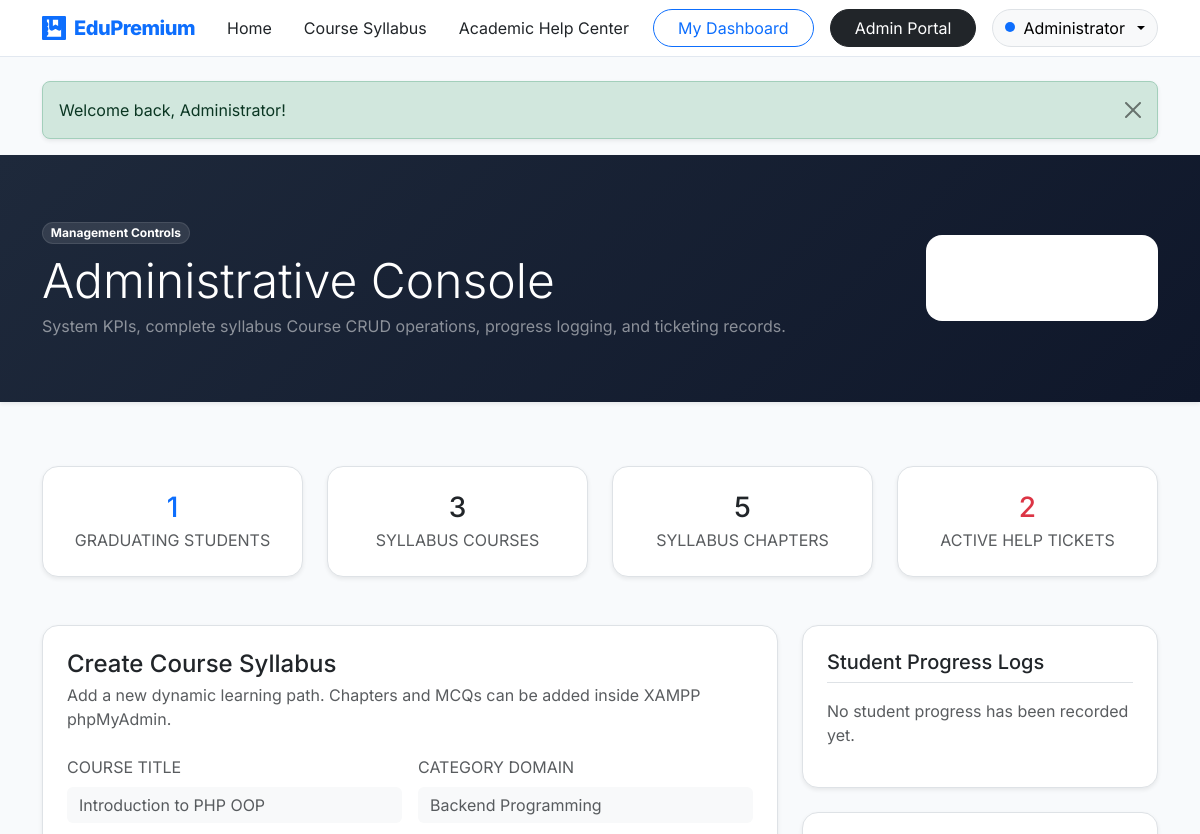
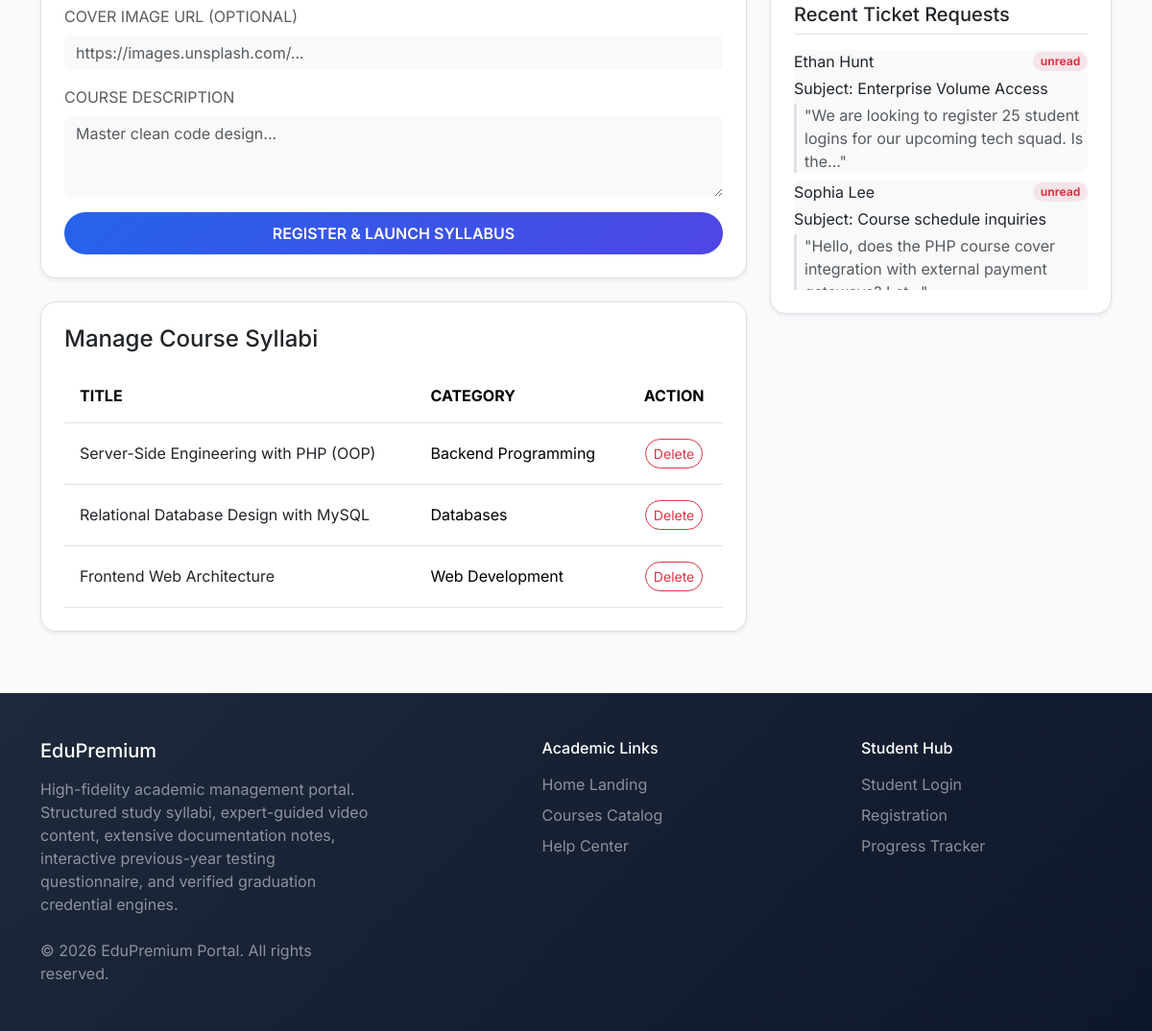
Screenshot of /admin.php (signed in) with the database file from the repository (2 pictures, top to bottom).
### tables this page shows
CREATE TABLE IF NOT EXISTS `courses` (
  `id` INT AUTO_INCREMENT PRIMARY KEY,
  `title` VARCHAR(255) NOT NULL,
  `description` TEXT NOT NULL,
  `image` VARCHAR(255) DEFAULT 'https://images.unsplash.com/photo-1516321318423-f06f85e504b3?auto=format&fit=crop&w=600&q=80',
  `category` VARCHAR(100) NOT NULL,
  `created_at` TIMESTAMP DEFAULT CURRENT_TIMESTAMP
);

CREATE TABLE IF NOT EXISTS `contact_messages` (
  `id` INT AUTO_INCREMENT PRIMARY KEY,
  `name` VARCHAR(100) NOT NULL,
  `email` VARCHAR(150) NOT NULL,
  `subject` VARCHAR(255) NOT NULL,
  `message` TEXT NOT NULL,
  `status` ENUM('unread', 'read', 'resolved') DEFAULT 'unread',
  `created_at` TIMESTAMP DEFAULT CURRENT_TIMESTAMP
);

### admin.php (the view, shortened to what this page needs)
<?php
require_once 'config.php';
$user_name = $_SESSION['user_name'];
try {
    $students_count = $pdo->query("SELECT COUNT(*) FROM users WHERE role = 'student'")->fetchColumn();
    $courses_count = $pdo->query("SELECT COUNT(*) FROM courses")->fetchColumn();
    $lessons_count = $pdo->query("SELECT COUNT(*) FROM lessons")->fetchColumn();
    $tickets_count = $pdo->query("SELECT COUNT(*) FROM contact_messages")->fetchColumn();
    $courses_stmt = $pdo->query("SELECT * FROM courses ORDER BY id DESC");
    $all_courses = $courses_stmt->fetchAll();
    $progress_stmt = $pdo->query("
        SELECT p.*, u.name AS student_name, c.title AS course_title, l.title AS lesson_title
        FROM progress p
        JOIN users u ON p.user_id = u.id
        JOIN courses c ON p.course_id = c.id
        JOIN lessons l ON p.lesson_id = l.id
        ORDER BY p.updated_at DESC LIMIT 6
    ");
    $recent_progress_logs = $progress_stmt->fetchAll();
    $tickets_stmt = $pdo->query("SELECT * FROM contact_messages ORDER BY id DESC LIMIT 5");
    $recent_tickets = $tickets_stmt->fetchAll();
} catch (PDOException $e) {
    die("Admin Query Failure: " . $e->getMessage());
}
require_once 'header.php';
?>
<div class="bg-secondary-gradient text-white py-5 mb-5 shadow-sm">
    <div class="container py-3">
        <div class="d-flex flex-wrap align-items-center justify-content-between g-4">
            <div>
                <span class="badge bg-white bg-opacity-10 border border-white border-opacity-10 text-white text-xs px-2.5 py-1 rounded-pill uppercase mb-2">Management Controls</span>
                <h1 class="fw-black text-white display-5 mb-1">Administrative Console</h1>
                <p class="text-white-50 text-xs sm:text-sm mb-0">System KPIs, complete syllabus Course CRUD operations, progress logging, and ticketing records.</p>
            </div>
            <div>
                <div class="bg-white bg-opacity-5 p-3 rounded-4 border border-white border-opacity-10 d-inline-block text-start text-white">
                    <div class="text-[10px] text-white-50 font-bold uppercase mb-1">Signed in as Administrator</div>
                    <div class="text-xs font-semibold"><?= htmlspecialchars($user_name) ?></div>
                </div>
            </div>
        </div>
    </div>
</div>
<div class="container py-3 mb-5">
    <div class="row g-4 mb-5" id="admin-stats">
        <div class="col-6 col-md-3">
            <div class="bg-white p-4 border rounded-4 shadow-sm text-center">
                <div class="h3 fw-black text-primary mb-1"><?= $students_count ?></div>
                <span class="text-[10px] text-muted font-bold text-uppercase uppercase">Graduating Students</span>
            </div>
        </div>
        <div class="col-6 col-md-3">
            <div class="bg-white p-4 border rounded-4 shadow-sm text-center">
                <div class="h3 fw-black text-dark mb-1"><?= $courses_count ?></div>
                <span class="text-[10px] text-muted font-bold text-uppercase uppercase">Syllabus Courses</span>
            </div>
        </div>
        <div class="col-6 col-md-3">
            <div class="bg-white p-4 border rounded-4 shadow-sm text-center">
                <div class="h3 fw-black text-dark mb-1"><?= $lessons_count ?></div>
                <span class="text-[10px] text-muted font-bold text-uppercase uppercase">Syllabus Chapters</span>
            </div>
        </div>
        <div class="col-6 col-md-3">
            <div class="bg-white p-4 border rounded-4 shadow-sm text-center">
                <div class="h3 fw-black text-danger mb-1"><?= $tickets_count ?></div>
                <span class="text-[10px] text-muted font-bold text-uppercase uppercase">Active Help Tickets</span>
            </div>
        </div>
    </div>
    <div class="row g-4">
        <div class="col-lg-8 space-y-5">
            <div class="card shadow-sm border p-4 bg-white rounded-4 mb-4">
                <h4 class="fw-extrabold text-dark mb-1">Create Course Syllabus</h4>
                <p class="text-xs text-muted mb-4">Add a new dynamic learning path. Chapters and MCQs can be added inside XAMPP phpMyAdmin.</p>
                <form method="POST" action="admin.php" class="needs-validation" novalidate>
                    <div class="row g-3">
                        <div class="col-md-6">
                            <label class="form-label text-[10px] fw-extrabold text-muted text-uppercase">Course Title</label>
                            <input type="text" name="title" required class="form-control text-xs py-2.5 bg-light border-0" placeholder="Introduction to PHP OOP">
                        </div>
                        <div class="col-md-6">
                            <label class="form-label text-[10px] fw-extrabold text-muted text-uppercase">Category Domain</label>
                            <input type="text" name="category" required class="form-control text-xs py-2.5 bg-light border-0" placeholder="Backend Programming">
                        </div>
                    </div>
                    <div class="mb-3 mt-3">
                        <label class="form-label text-[10px] fw-extrabold text-muted text-uppercase">Cover Image URL (Optional)</label>
                        <input type="url" name="image" class="form-control text-xs py-2.5 bg-light border-0" placeholder="https://images.unsplash.com/...">
                    </div>
                    <div class="mb-3">
                        <label class="form-label text-[10px] fw-extrabold text-muted text-uppercase">Course Description</label>
                        <textarea name="description" rows="3" required class="form-control text-xs py-2.5 bg-light border-0" placeholder="Master clean code design..."></textarea>
                    </div>
                    <button type="submit" class="btn btn-premium-primary w-100 py-2.5 font-bold text-xs uppercase text-uppercase">
                        Register & Launch Syllabus
                    </button>
                </form>
            </div>
            <div class="card shadow-sm border p-4 bg-white rounded-4">
                <h4 class="fw-extrabold text-dark mb-3">Manage Course Syllabi</h4>
                <div class="table-responsive">
                    <table class="table align-middle text-xs text-muted mb-0">
                        <thead class="bg-light">
                            <tr>
                                <th class="p-3 font-bold text-uppercase">Title</th>
                                <th class="p-3 font-bold text-uppercase">Category</th>
                                <th class="p-3 font-bold text-uppercase text-center">Action</th>
                            </tr>
                        </thead>
                        <tbody>
                            <?php foreach ($all_courses as $c): ?>
                                <tr>
                                    <td class="p-3 font-semibold text-dark"><?= htmlspecialchars($c['title']) ?></td>
                                    <td class="p-3"><?= htmlspecialchars($c['category']) ?></td>
                                    <td class="p-3 text-center">
                                        <form method="POST" action="admin.php" style="display:inline-block;" onsubmit="return confirm('Are you sure you want to delete this course and all its lessons?');">
                                            <button type="submit" class="btn btn-sm btn-outline-danger px-2.5 py-1 text-[10px] rounded-pill font-bold">
                                                Delete
                                            </button>
                                        </form>
                                    </td>
                                </tr>
                            <?php endforeach; ?>
                        </tbody>
                    </table>
                </div>
            </div>
        </div>
        <div class="col-lg-4 space-y-4">
            <div class="card shadow-sm border p-4 bg-white rounded-4 mb-4">
                <h5 class="fw-extrabold text-dark border-bottom pb-2 mb-3">Student Progress Logs</h5>
                <?php if (empty($recent_progress_logs)): ?>
                    <p class="text-xs text-muted">No student progress has been recorded yet.</p>
                <?php endif; ?>
            </div>
            <div class="card shadow-sm border p-4 bg-white rounded-4">
                <h5 class="fw-extrabold text-dark border-bottom pb-2 mb-3">Recent Ticket Requests</h5>
                <?php if (empty($recent_tickets)): ?>
                    <p class="text-xs text-muted">No incoming tickets are logged.</p>
                <?php else: ?>
                    <div class="space-y-3" style="max-height: 250px; overflow-y: auto;">
                        <?php foreach ($recent_tickets as $ticket): ?>
                            <div class="p-2.5 bg-light rounded-3 mb-2">
                                <div class="d-flex justify-content-between align-items-center mb-1">
                                    <span class="text-xs font-bold text-dark"><?= htmlspecialchars($ticket['name']) ?></span>
                                    <span class="badge bg-danger bg-opacity-10 text-danger text-[9px] px-1.5 py-0.5 rounded-pill uppercase"><?= htmlspecialchars($ticket['status']) ?></span>
                                </div>
                                <div class="text-[10px] text-dark font-semibold mb-1">Subject: <?= htmlspecialchars($ticket['subject']) ?></div>
                                <p class="text-[10px] text-muted mb-0 leading-relaxed italic border-start border-3 border-slate-300 ps-2">"<?= htmlspecialchars(substr($ticket['message'], 0, 80)) ?>..."</p>
                            </div>
                        <?php endforeach; ?>
                    </div>
                <?php endif; ?>
            </div>
        </div>
    </div>
</div>
<?php require_once 'footer.php'; ?>

### header.php (shortened to what this page needs)
<!DOCTYPE html>
<html lang="en">
<head>
    <link href="https://cdn.jsdelivr.net/npm/bootstrap@5.3.2/dist/css/bootstrap.min.css" rel="stylesheet">
    <link href="css/style.css" rel="stylesheet">
</head>
<body class="d-flex flex-column min-vh-100">
<nav class="navbar navbar-expand-lg sticky-top">
    <div class="container">
        <a class="navbar-brand text-primary d-flex align-items-center gap-2" href="index.php">
            <span>EduPremium</span>
        </a>
        <div class="collapse navbar-collapse" id="mainNavbar">
            <ul class="navbar-nav me-auto mb-2 mb-lg-0">
                <li class="nav-item">
                    <a class="nav-link font-semibold text-dark px-3" href="index.php">Home</a>
                </li>
                <li class="nav-item">
                    <a class="nav-link font-semibold text-dark px-3" href="courses.php">Course Syllabus</a>
                </li>
                <li class="nav-item">
                    <a class="nav-link font-semibold text-dark px-3" href="contact.php">Academic Help Center</a>
                </li>
            </ul>
            <div class="d-flex align-items-center gap-2">
                <?php if (isset($_SESSION['user_id'])): ?>
                    <a href="dashboard.php" class="btn btn-outline-primary rounded-pill px-4 text-xs font-semibold me-2">
                        My Dashboard
                    </a>
                    <?php if ($_SESSION['user_role'] === 'admin'): ?>
                        <a href="admin.php" class="btn btn-dark rounded-pill px-4 text-xs font-semibold me-2">
                            Admin Portal
                        </a>
                    <?php endif; ?>
                    <div class="dropdown">
                        <button class="btn btn-light rounded-pill dropdown-toggle d-flex align-items-center gap-2 border" type="button" id="userMenuButton" data-bs-toggle="dropdown" aria-expanded="false">
                            <span class="badge bg-primary rounded-circle p-1 d-inline-block" style="width: 10px; height: 10px;">&nbsp;</span>
                            <span class="font-bold text-xs"><?= htmlspecialchars($_SESSION['user_name']) ?></span>
                        </button>
                    </div>
                <?php else: ?>
                    <a href="login.php" class="btn btn-outline-secondary rounded-pill px-4 text-xs font-semibold">Sign In</a>
                    <a href="register.php" class="btn btn-premium-primary px-4 text-xs">Register</a>
                <?php endif; ?>
            </div>
        </div>
    </div>
</nav>
<main class="flex-grow-1">
<?php
if (isset($_SESSION['flash_message'])) {
    $type = isset($_SESSION['flash_type']) ? $_SESSION['flash_type'] : 'info';
    echo '<div class="container mt-4">
            <div class="alert alert-' . $type . ' alert-dismissible fade show rounded-3 shadow-sm" role="alert">
                ' . $_SESSION['flash_message'] . '
                <button type="button" class="btn-close" data-bs-dismiss="alert" aria-label="Close"></button>
            </div>
          </div>';
}
?>

### footer.php (shortened to what this page needs)
</main>
<footer class="bg-secondary-gradient text-white-50 py-5 mt-auto border-t border-slate-800">
    <div class="container">
        <div class="row g-4 justify-content-between">
            <div class="col-md-4">
                <h5 class="text-white font-extrabold mb-3">EduPremium</h5>
                <p class="text-xs lh-relaxed mb-4">
                    High-fidelity academic management portal. Structured study syllabi, expert-guided video content, extensive documentation notes, interactive previous-year testing questionnaire, and verified graduation credential engines.
                </p>
                <div class="text-xs">
                    &copy; <?= date('Y') ?> EduPremium Portal. All rights reserved.
                </div>
            </div>
            <div class="col-md-2">
                <h6 class="text-white font-bold uppercase tracking-wider mb-3">Academic Links</h6>
                <ul class="list-unstyled text-xs space-y-2">
                    <li class="mb-2"><a href="index.php" class="text-white-50 text-decoration-none hover:text-white">Home Landing</a></li>
                    <li class="mb-2"><a href="courses.php" class="text-white-50 text-decoration-none hover:text-white">Courses Catalog</a></li>
                    <li class="mb-2"><a href="contact.php" class="text-white-50 text-decoration-none hover:text-white">Help Center</a></li>
                </ul>
            </div>
            <div class="col-md-3">
                <h6 class="text-white font-bold uppercase tracking-wider mb-3">Student Hub</h6>
                <ul class="list-unstyled text-xs space-y-2">
                    <li class="mb-2"><a href="login.php" class="text-white-50 text-decoration-none hover:text-white">Student Login</a></li>
                    <li class="mb-2"><a href="register.php" class="text-white-50 text-decoration-none hover:text-white">Registration</a></li>
                    <li class="mb-2"><a href="dashboard.php" class="text-white-50 text-decoration-none hover:text-white">Progress Tracker</a></li>
                </ul>
            </div>
        </div>
    </div>
</footer>
</body>
</html>

### css/style.css (style rules this page uses)
:root { --primary-gradient: linear-gradient(135deg, #2563eb, #4f46e5); --secondary-gradient: linear-gradient(135deg, #1e293b, #0f172a); --hover-transition: all 0.3s cubic-bezier(0.4, 0, 0.2, 1); }
body { font-family: 'Inter', system-ui, -apple-system, sans-serif; background-color: #f8fafc; color: #1e293b; }
.bg-secondary-gradient { background: var(--secondary-gradient) !important; }
.navbar { backdrop-filter: blur(8px); background-color: rgba(255, 255, 255, 0.95); border-bottom: 1px solid #e2e8f0; transition: var(--hover-transition); }
.navbar-brand { font-weight: 800; letter-spacing: -0.025em; }
.btn-premium-primary { background: var(--primary-gradient); color: #ffffff; border: none; border-radius: 9999px; font-weight: 600; padding: 0.625rem 1.5rem; transition: var(--hover-transition); }

### rows the page displays
courses: title "Server-Side Engineering with PHP (OOP)", category "Backend Programming"
courses: title "Relational Database Design with MySQL", category "Databases"
courses: title "Frontend Web Architecture", category "Web Development"
contact_messages: name "Ethan Hunt", status "unread", subject "Enterprise Volume Access", message "We are looking to register 25 student logins for our upcoming tech squad. Is the"
contact_messages: name "Sophia Lee", status "unread", subject "Course schedule inquiries", message "Hello, does the PHP course cover integration with external payment…"

### other values shown
$_SESSION['user_name'] "Administrator"
$_SESSION['flash_message'] "Welcome back, Administrator!"
$students_count "1"
$courses_count "3"
$lessons_count "5"
$tickets_count "2"
